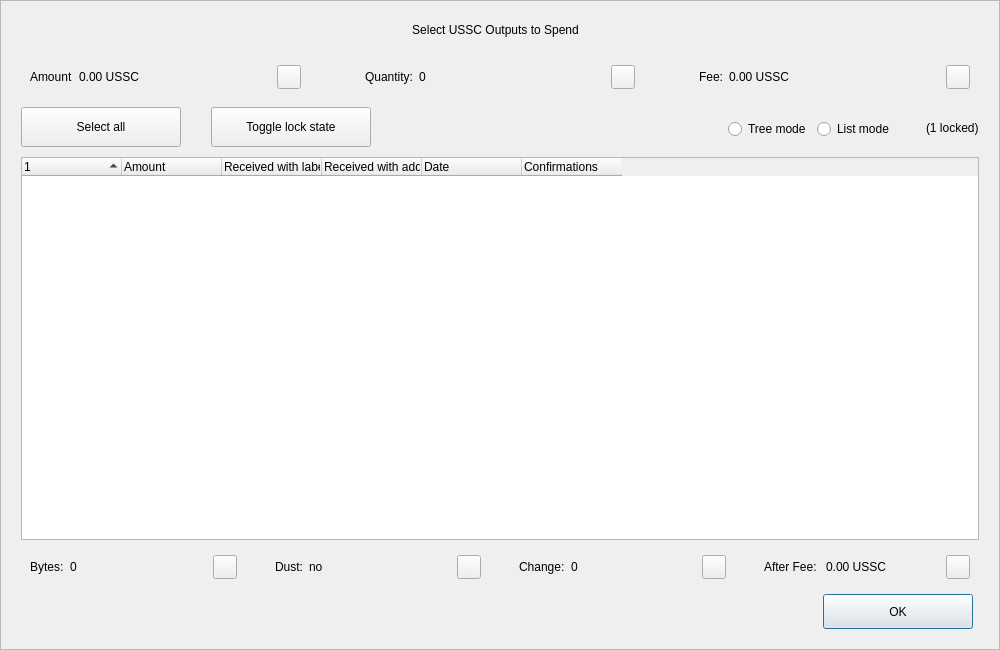
<?xml version="1.0" encoding="UTF-8"?>
<ui version="4.0">
 <class>CoinControlDialog</class>
 <widget class="QDialog" name="CoinControlDialog">
  <property name="geometry">
   <rect>
    <x>0</x>
    <y>0</y>
    <width>1000</width>
    <height>650</height>
   </rect>
  </property>
  <property name="minimumSize">
   <size>
    <width>950</width>
    <height>650</height>
   </size>
  </property>
  <property name="windowTitle">
   <string>Coin Selection</string>
  </property>
  <property name="styleSheet">
   <string notr="true"/>
  </property>
  <layout class="QVBoxLayout" name="verticalLayout">
   <property name="spacing">
    <number>0</number>
   </property>
   <property name="leftMargin">
    <number>0</number>
   </property>
   <property name="topMargin">
    <number>0</number>
   </property>
   <property name="rightMargin">
    <number>0</number>
   </property>
   <property name="bottomMargin">
    <number>0</number>
   </property>
   <item>
    <widget class="QFrame" name="frameContainer">
     <property name="toolTipDuration">
      <number>0</number>
     </property>
     <property name="frameShape">
      <enum>QFrame::StyledPanel</enum>
     </property>
     <property name="frameShadow">
      <enum>QFrame::Raised</enum>
     </property>
     <layout class="QVBoxLayout" name="verticalLayout_2">
      <property name="leftMargin">
       <number>0</number>
      </property>
      <property name="rightMargin">
       <number>0</number>
      </property>
      <property name="bottomMargin">
       <number>20</number>
      </property>
      <item>
       <layout class="QHBoxLayout" name="horizontalLayout_12">
        <property name="spacing">
         <number>0</number>
        </property>
        <property name="leftMargin">
         <number>20</number>
        </property>
        <property name="rightMargin">
         <number>30</number>
        </property>
        <item>
         <spacer name="horizontalSpacer_4">
          <property name="orientation">
           <enum>Qt::Horizontal</enum>
          </property>
          <property name="sizeHint" stdset="0">
           <size>
            <width>40</width>
            <height>20</height>
           </size>
          </property>
         </spacer>
        </item>
        <item>
         <widget class="QLabel" name="labelTitle">
          <property name="minimumSize">
           <size>
            <width>0</width>
            <height>40</height>
           </size>
          </property>
          <property name="maximumSize">
           <size>
            <width>16777215</width>
            <height>40</height>
           </size>
          </property>
          <property name="text">
           <string>Select USSC Outputs to Spend</string>
          </property>
          <property name="alignment">
           <set>Qt::AlignCenter</set>
          </property>
          <property name="margin">
           <number>7</number>
          </property>
         </widget>
        </item>
        <item>
         <spacer name="horizontalSpacer_5">
          <property name="orientation">
           <enum>Qt::Horizontal</enum>
          </property>
          <property name="sizeHint" stdset="0">
           <size>
            <width>40</width>
            <height>20</height>
           </size>
          </property>
         </spacer>
        </item>
       </layout>
      </item>
      <item>
       <layout class="QHBoxLayout" name="horizontalLayout_8">
        <property name="leftMargin">
         <number>20</number>
        </property>
        <property name="rightMargin">
         <number>20</number>
        </property>
        <item>
         <widget class="QWidget" name="layoutAmount" native="true">
          <layout class="QHBoxLayout" name="horizontalLayout_9" stretch="0,1,0">
           <item>
            <widget class="QLabel" name="labelCoinControlAmountText">
             <property name="text">
              <string>Amount</string>
             </property>
            </widget>
           </item>
           <item>
            <widget class="QLabel" name="labelCoinControlAmount">
             <property name="text">
              <string>0.00 USSC</string>
             </property>
            </widget>
           </item>
           <item alignment="Qt::AlignHCenter|Qt::AlignVCenter">
            <widget class="QPushButton" name="pushButtonAmount">
             <property name="minimumSize">
              <size>
               <width>0</width>
               <height>24</height>
              </size>
             </property>
             <property name="maximumSize">
              <size>
               <width>24</width>
               <height>26</height>
              </size>
             </property>
             <property name="focusPolicy">
              <enum>Qt::NoFocus</enum>
             </property>
             <property name="styleSheet">
              <string notr="true">padding-bottom:2px;
padding-right:4px;</string>
             </property>
             <property name="text">
              <string/>
             </property>
            </widget>
           </item>
          </layout>
         </widget>
        </item>
        <item>
         <spacer name="horizontalSpacer_2">
          <property name="orientation">
           <enum>Qt::Horizontal</enum>
          </property>
          <property name="sizeType">
           <enum>QSizePolicy::Fixed</enum>
          </property>
          <property name="sizeHint" stdset="0">
           <size>
            <width>40</width>
            <height>20</height>
           </size>
          </property>
         </spacer>
        </item>
        <item>
         <widget class="QWidget" name="layoutQuantity" native="true">
          <layout class="QHBoxLayout" name="horizontalLayout_10" stretch="0,1,0">
           <item>
            <widget class="QLabel" name="labelCoinControlQuantityText">
             <property name="text">
              <string>Quantity:</string>
             </property>
            </widget>
           </item>
           <item>
            <widget class="QLabel" name="labelCoinControlQuantity">
             <property name="text">
              <string>0</string>
             </property>
            </widget>
           </item>
           <item alignment="Qt::AlignHCenter|Qt::AlignVCenter">
            <widget class="QPushButton" name="pushButtonQuantity">
             <property name="minimumSize">
              <size>
               <width>0</width>
               <height>24</height>
              </size>
             </property>
             <property name="maximumSize">
              <size>
               <width>24</width>
               <height>26</height>
              </size>
             </property>
             <property name="focusPolicy">
              <enum>Qt::NoFocus</enum>
             </property>
             <property name="styleSheet">
              <string notr="true">padding-bottom:2px;
               padding-right:4px;</string>
             </property>
             <property name="text">
              <string/>
             </property>
            </widget>
           </item>
          </layout>
         </widget>
        </item>
        <item>
         <spacer name="horizontalSpacer_22">
          <property name="orientation">
           <enum>Qt::Horizontal</enum>
          </property>
          <property name="sizeType">
           <enum>QSizePolicy::Fixed</enum>
          </property>
          <property name="sizeHint" stdset="0">
           <size>
            <width>40</width>
            <height>20</height>
           </size>
          </property>
         </spacer>
        </item>
        <item>
         <widget class="QWidget" name="layoutFee" native="true">
          <layout class="QHBoxLayout" name="horizontalLayout_11" stretch="0,1,0">
           <item>
            <widget class="QLabel" name="labelCoinControlFeeText">
             <property name="text">
              <string>Fee:</string>
             </property>
            </widget>
           </item>
           <item>
            <widget class="QLabel" name="labelCoinControlFee">
             <property name="text">
              <string>0.00 USSC</string>
             </property>
            </widget>
           </item>
           <item alignment="Qt::AlignHCenter|Qt::AlignVCenter">
            <widget class="QPushButton" name="pushButtonFee">
             <property name="minimumSize">
              <size>
               <width>0</width>
               <height>24</height>
              </size>
             </property>
             <property name="maximumSize">
              <size>
               <width>24</width>
               <height>26</height>
              </size>
             </property>
             <property name="focusPolicy">
              <enum>Qt::NoFocus</enum>
             </property>
             <property name="styleSheet">
              <string notr="true">padding-bottom:2px;
               padding-right:4px;</string>
             </property>
             <property name="text">
              <string/>
             </property>
            </widget>
           </item>
          </layout>
         </widget>
        </item>
       </layout>
      </item>
      <item>
       <widget class="QFrame" name="frame">
        <property name="minimumSize">
         <size>
          <width>0</width>
          <height>40</height>
         </size>
        </property>
        <property name="styleSheet">
         <string notr="true">#frame {
	border:0;
}</string>
        </property>
        <property name="frameShape">
         <enum>QFrame::StyledPanel</enum>
        </property>
        <property name="frameShadow">
         <enum>QFrame::Sunken</enum>
        </property>
        <layout class="QHBoxLayout" name="horizontalLayout">
         <property name="spacing">
          <number>0</number>
         </property>
         <property name="leftMargin">
          <number>20</number>
         </property>
         <property name="topMargin">
          <number>0</number>
         </property>
         <property name="rightMargin">
          <number>20</number>
         </property>
         <property name="bottomMargin">
          <number>0</number>
         </property>
         <item>
          <layout class="QHBoxLayout" name="horizontalLayoutPanel" stretch="0,0,0,0,0,0">
           <property name="spacing">
            <number>20</number>
           </property>
           <item>
            <widget class="QPushButton" name="pushButtonSelectAll">
             <property name="sizePolicy">
              <sizepolicy hsizetype="Maximum" vsizetype="Fixed">
               <horstretch>0</horstretch>
               <verstretch>0</verstretch>
              </sizepolicy>
             </property>
             <property name="minimumSize">
              <size>
               <width>160</width>
               <height>40</height>
              </size>
             </property>
             <property name="maximumSize">
              <size>
               <width>16777215</width>
               <height>40</height>
              </size>
             </property>
             <property name="text">
              <string>Select all</string>
             </property>
             <property name="checkable">
              <bool>true</bool>
             </property>
             <property name="checked">
              <bool>false</bool>
             </property>
             <property name="autoExclusive">
              <bool>false</bool>
             </property>
             <property name="autoDefault">
              <bool>false</bool>
             </property>
            </widget>
           </item>
           <item>
            <spacer name="horizontalSpacer_6">
             <property name="orientation">
              <enum>Qt::Horizontal</enum>
             </property>
             <property name="sizeType">
              <enum>QSizePolicy::Fixed</enum>
             </property>
             <property name="sizeHint" stdset="0">
              <size>
               <width>10</width>
               <height>20</height>
              </size>
             </property>
            </spacer>
           </item>
           <item>
            <widget class="QPushButton" name="pushButtonToggleLock">
             <property name="sizePolicy">
              <sizepolicy hsizetype="Maximum" vsizetype="Fixed">
               <horstretch>0</horstretch>
               <verstretch>0</verstretch>
              </sizepolicy>
             </property>
             <property name="minimumSize">
              <size>
               <width>160</width>
               <height>40</height>
              </size>
             </property>
             <property name="maximumSize">
              <size>
               <width>16777215</width>
               <height>40</height>
              </size>
             </property>
             <property name="text">
              <string>Toggle lock state</string>
             </property>
             <property name="checkable">
              <bool>true</bool>
             </property>
             <property name="autoExclusive">
              <bool>false</bool>
             </property>
             <property name="autoDefault">
              <bool>false</bool>
             </property>
            </widget>
           </item>
           <item>
            <spacer name="horizontalSpacer_7">
             <property name="orientation">
              <enum>Qt::Horizontal</enum>
             </property>
             <property name="sizeType">
              <enum>QSizePolicy::Expanding</enum>
             </property>
             <property name="sizeHint" stdset="0">
              <size>
               <width>30</width>
               <height>20</height>
              </size>
             </property>
            </spacer>
           </item>
           <item alignment="Qt::AlignRight">
            <widget class="QGroupBox" name="groupBox_2">
             <property name="styleSheet">
              <string notr="true">#groupBox_2 {
    background-color:transparent;
    border-radius:0;
}</string>
             </property>
             <property name="title">
              <string/>
             </property>
             <layout class="QHBoxLayout" name="horizontalLayout_14">
              <item>
               <widget class="QRadioButton" name="radioTreeMode">
                <property name="sizePolicy">
                 <sizepolicy hsizetype="Maximum" vsizetype="Fixed">
                  <horstretch>0</horstretch>
                  <verstretch>0</verstretch>
                 </sizepolicy>
                </property>
                <property name="text">
                 <string>Tree mode</string>
                </property>
               </widget>
              </item>
              <item>
               <widget class="QRadioButton" name="radioListMode">
                <property name="sizePolicy">
                 <sizepolicy hsizetype="Maximum" vsizetype="Fixed">
                  <horstretch>0</horstretch>
                  <verstretch>0</verstretch>
                 </sizepolicy>
                </property>
                <property name="text">
                 <string>List mode</string>
                </property>
                <property name="checked">
                 <bool>false</bool>
                </property>
               </widget>
              </item>
             </layout>
            </widget>
           </item>
           <item>
            <widget class="QLabel" name="labelLocked">
             <property name="text">
              <string>(1 locked)</string>
             </property>
            </widget>
           </item>
          </layout>
         </item>
        </layout>
       </widget>
      </item>
      <item>
       <layout class="QHBoxLayout" name="horizontalLayout_13">
        <property name="leftMargin">
         <number>20</number>
        </property>
        <property name="rightMargin">
         <number>20</number>
        </property>
        <item>
         <widget class="CoinControlTreeWidget" name="treeWidget">
          <property name="contextMenuPolicy">
           <enum>Qt::CustomContextMenu</enum>
          </property>
          <property name="styleSheet">
           <string notr="true"/>
          </property>
          <property name="sortingEnabled">
           <bool>false</bool>
          </property>
          <property name="columnCount">
           <number>6</number>
          </property>
          <attribute name="headerShowSortIndicator" stdset="0">
           <bool>true</bool>
          </attribute>
          <attribute name="headerStretchLastSection">
           <bool>false</bool>
          </attribute>
          <column>
           <property name="text">
            <string/>
           </property>
          </column>
          <column>
           <property name="text">
            <string>Amount</string>
           </property>
          </column>
          <column>
           <property name="text">
            <string>Received with label</string>
           </property>
          </column>
          <column>
           <property name="text">
            <string>Received with address</string>
           </property>
          </column>
          <column>
           <property name="text">
            <string>Date</string>
           </property>
          </column>
          <column>
           <property name="text">
            <string>Confirmations</string>
           </property>
           <property name="toolTip">
            <string>Confirmed</string>
           </property>
          </column>
         </widget>
        </item>
       </layout>
      </item>
      <item>
       <layout class="QHBoxLayout" name="horizontalLayout_3">
        <property name="spacing">
         <number>20</number>
        </property>
        <property name="leftMargin">
         <number>20</number>
        </property>
        <property name="rightMargin">
         <number>20</number>
        </property>
        <item>
         <widget class="QWidget" name="layoutBytes" native="true">
          <layout class="QHBoxLayout" name="horizontalLayout_4" stretch="0,1,0">
           <item>
            <widget class="QLabel" name="labelCoinControlBytesText">
             <property name="text">
              <string>Bytes:</string>
             </property>
            </widget>
           </item>
           <item>
            <widget class="QLabel" name="labelCoinControlBytes">
             <property name="text">
              <string>0</string>
             </property>
            </widget>
           </item>
           <item alignment="Qt::AlignHCenter|Qt::AlignVCenter">
            <widget class="QPushButton" name="pushButtonBytes">
             <property name="minimumSize">
              <size>
               <width>0</width>
               <height>24</height>
              </size>
             </property>
             <property name="maximumSize">
              <size>
               <width>24</width>
               <height>26</height>
              </size>
             </property>
             <property name="focusPolicy">
              <enum>Qt::NoFocus</enum>
             </property>
             <property name="styleSheet">
              <string notr="true">padding-bottom:2px;
               padding-right:4px;</string>
             </property>
             <property name="text">
              <string/>
             </property>
            </widget>
           </item>
          </layout>
         </widget>
        </item>
        <item>
         <widget class="QWidget" name="layoutDust" native="true">
          <layout class="QHBoxLayout" name="horizontalLayout_5" stretch="0,1,0">
           <item>
            <widget class="QLabel" name="labelCoinControlLowOutputText">
             <property name="text">
              <string>Dust:</string>
             </property>
            </widget>
           </item>
           <item>
            <widget class="QLabel" name="labelCoinControlLowOutput">
             <property name="text">
              <string>no</string>
             </property>
            </widget>
           </item>
           <item alignment="Qt::AlignHCenter|Qt::AlignVCenter">
            <widget class="QPushButton" name="pushButtonDust">
             <property name="minimumSize">
              <size>
               <width>0</width>
               <height>24</height>
              </size>
             </property>
             <property name="maximumSize">
              <size>
               <width>24</width>
               <height>26</height>
              </size>
             </property>
             <property name="focusPolicy">
              <enum>Qt::NoFocus</enum>
             </property>
             <property name="styleSheet">
              <string notr="true">padding-bottom:2px;
               padding-right:4px;</string>
             </property>
             <property name="text">
              <string/>
             </property>
            </widget>
           </item>
          </layout>
         </widget>
        </item>
        <item>
         <widget class="QWidget" name="layoutChange" native="true">
          <layout class="QHBoxLayout" name="horizontalLayout_6" stretch="0,1,0">
           <item>
            <widget class="QLabel" name="labelCoinControlChangeText">
             <property name="text">
              <string>Change:</string>
             </property>
            </widget>
           </item>
           <item>
            <widget class="QLabel" name="labelCoinControlChange">
             <property name="text">
              <string>0</string>
             </property>
            </widget>
           </item>
           <item alignment="Qt::AlignHCenter|Qt::AlignVCenter">
            <widget class="QPushButton" name="pushButtonChange">
             <property name="minimumSize">
              <size>
               <width>0</width>
               <height>24</height>
              </size>
             </property>
             <property name="maximumSize">
              <size>
               <width>24</width>
               <height>26</height>
              </size>
             </property>
             <property name="focusPolicy">
              <enum>Qt::NoFocus</enum>
             </property>
             <property name="styleSheet">
              <string notr="true">padding-bottom:2px;
               padding-right:4px;</string>
             </property>
             <property name="text">
              <string/>
             </property>
            </widget>
           </item>
          </layout>
         </widget>
        </item>
        <item>
         <widget class="QWidget" name="layoutAfter" native="true">
          <layout class="QHBoxLayout" name="horizontalLayout_7" stretch="0,1,0">
           <item>
            <widget class="QLabel" name="labelCoinControlAfterFeeText">
             <property name="text">
              <string>After Fee: </string>
             </property>
            </widget>
           </item>
           <item>
            <widget class="QLabel" name="labelCoinControlAfterFee">
             <property name="text">
              <string>0.00 USSC</string>
             </property>
            </widget>
           </item>
           <item alignment="Qt::AlignHCenter|Qt::AlignVCenter">
            <widget class="QPushButton" name="pushButtonAlterFee">
             <property name="minimumSize">
              <size>
               <width>0</width>
               <height>24</height>
              </size>
             </property>
             <property name="maximumSize">
              <size>
               <width>24</width>
               <height>26</height>
              </size>
             </property>
             <property name="focusPolicy">
              <enum>Qt::NoFocus</enum>
             </property>
             <property name="styleSheet">
              <string notr="true">padding-bottom:2px;
               padding-right:4px;</string>
             </property>
             <property name="text">
              <string/>
             </property>
            </widget>
           </item>
          </layout>
         </widget>
        </item>
       </layout>
      </item>
      <item>
       <layout class="QHBoxLayout" name="horizontalLayout_2">
        <property name="spacing">
         <number>0</number>
        </property>
        <property name="leftMargin">
         <number>20</number>
        </property>
        <property name="rightMargin">
         <number>26</number>
        </property>
        <item>
         <spacer name="horizontalSpacer_3">
          <property name="orientation">
           <enum>Qt::Horizontal</enum>
          </property>
          <property name="sizeHint" stdset="0">
           <size>
            <width>558</width>
            <height>20</height>
           </size>
          </property>
         </spacer>
        </item>
        <item>
         <widget class="QPushButton" name="pushButtonOk">
          <property name="minimumSize">
           <size>
            <width>150</width>
            <height>35</height>
           </size>
          </property>
          <property name="text">
           <string>OK</string>
          </property>
         </widget>
        </item>
       </layout>
      </item>
     </layout>
    </widget>
   </item>
  </layout>
 </widget>
 <customwidgets>
  <customwidget>
   <class>CoinControlTreeWidget</class>
   <extends>QTreeWidget</extends>
   <header>coincontroltreewidget.h</header>
  </customwidget>
 </customwidgets>
 <resources/>
 <connections/>
</ui>
